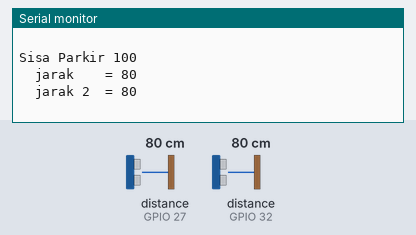
Bench run of a sketch on a simulated ESP32. Parts: the last lines printed to the serial monitor. Wiring (inferred from the names in the program): 2 × ultrasonic range finder: trigger GPIO 26, echo GPIO 27 / trigger GPIO 33, echo GPIO 32. The inputs (shaded band) are chosen by the test bench; at power-on: distance to the obstacle (sensors on GPIO 27, GPIO 32) 80 cm. The echo pulse lasts 58.3 µs per cm.

Above: at 1.8 s.
1.9 s: distance to the obstacle (sensor on GPIO 27) set to 2 cm
At 2.4 s:
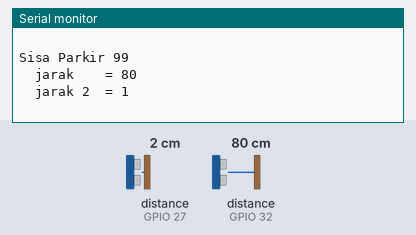
3.4 s: distance to the obstacle (sensor on GPIO 32) set to 2 cm
At 4.7 s:
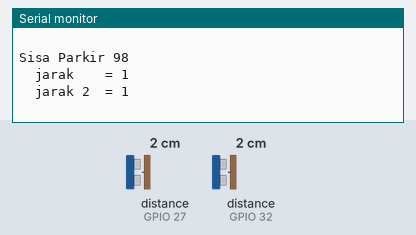
4.9 s: distance to the obstacle (sensor on GPIO 27) set to 4 cm
At 5.8 s:
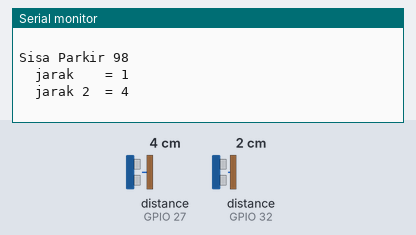
6.4 s: distance to the obstacle (sensor on GPIO 32) set to 4 cm
At 7.8 s:
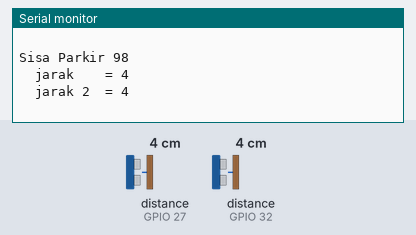
Timing chart, 0 to 8.9 s (numbered marks = the images above; inputs shaded):
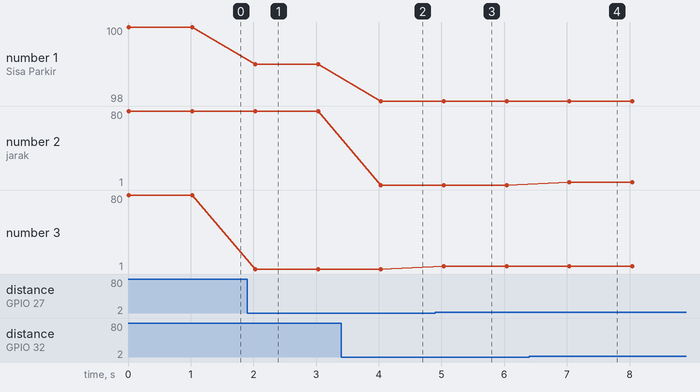

Measured:
- after the input at 1.9 s, the serial monitor: prints a new line after 0.13 s (image 1)
- after the input at 3.4 s, the serial monitor: prints a new line after 0.63 s (image 2)
- after the input at 4.9 s, the serial monitor: prints a new line after 0.14 s (image 3)
- after the input at 6.4 s, the serial monitor: prints a new line after 0.64 s (image 4)
- plotted number 1: 100 → 99 after the input at 1.9 s, 99 → 98 after the input at 3.4 s
- plotted number 3: 80 → 1 after the input at 1.9 s, 1 → 4 after the input at 4.9 s

The sketch:

park0.ino
```cpp
#define trigPin 33
#define echoPin 32

#define trig2Pin 26
#define echo2Pin 27

long duration, distance, duration2, distance2;

void setup() {
  Serial.begin (9600);
  pinMode(trigPin, OUTPUT);
  pinMode(echoPin, INPUT);
  pinMode(trig2Pin, OUTPUT);
  pinMode(echo2Pin, INPUT);


}

void loop() {

  digitalWrite(trigPin, LOW);
  delayMicroseconds(2);
  digitalWrite(trigPin, HIGH);
  delayMicroseconds(10);
  digitalWrite(trigPin, LOW);
  duration = pulseIn(echoPin, HIGH);
  distance = (duration/2) / 29.1;

  digitalWrite(trig2Pin, LOW);
  delayMicroseconds(2);
  digitalWrite(trig2Pin, HIGH);
  delayMicroseconds(10);
  digitalWrite(trig2Pin, LOW);
  duration2 = pulseIn(echo2Pin, HIGH);
  distance2 = (duration2/2) / 29.1;


  long count;
  if (distance < 10)
  {
     count = 1;
  }
  else if (distance > 10)
  {
     count = 0;
  }

long count2;
  if (distance2 < 10)
  {
     count2 = 1;
  }
  else if (distance2 > 10)
  {
     count2 = 0;
  }

long counTot = count + count2;
long tot = 100 - counTot;
Serial.print("Sisa Parkir "); Serial.println(tot);
Serial.print("  jarak    = ");Serial.println(distance);
Serial.print("  jarak 2  = ");Serial.println(distance2);
Serial.println("     ");
delay(1000);

}
```
